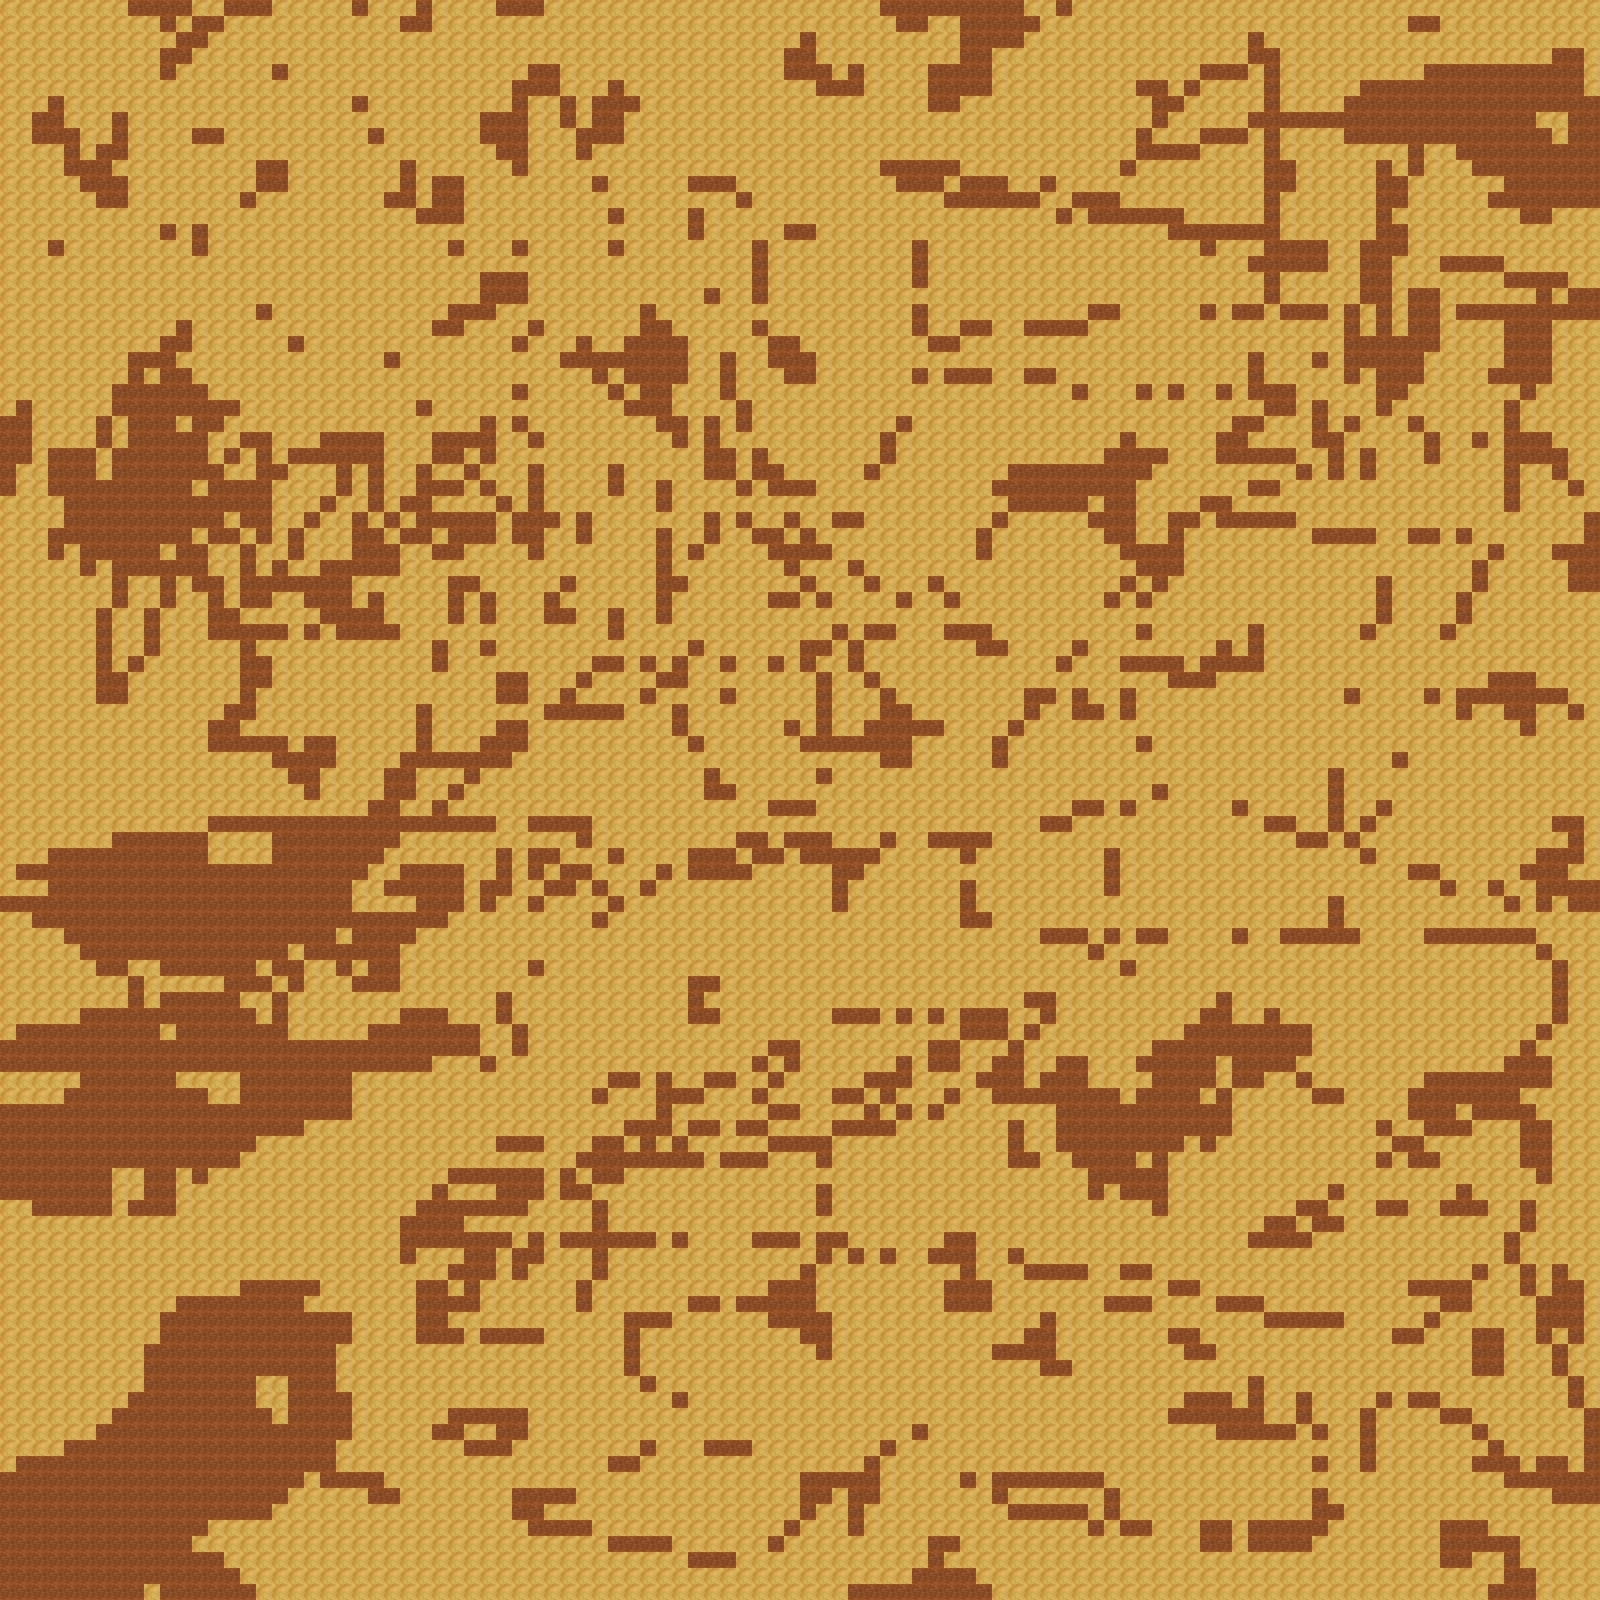

A 2D game scene composited from a Tiled map and its tileset images. What follows is a short description and the map's XML, with each tile layer's data collapsed to a summary:
An orthogonal 100x100 tile map with 16x16 px tiles, 1 tile layer (tile_layer1), 1 hidden layer not drawn.

<map version="1.2" tiledversion="1.2.4" orientation="orthogonal" renderorder="right-down" width="100" height="100" tilewidth="16" tileheight="16" infinite="0" nextlayerid="3" nextobjectid="1">
 <tileset firstgid="1" name="my_tiles" tilewidth="32" tileheight="32" tilecount="5" columns="0">
  <grid orientation="orthogonal" width="1" height="1" />
  <tile id="10">
   <image width="16" height="16" source="rocks.png" />
  </tile>
  <tile id="11">
   <image width="16" height="16" source="sand.png" />
  </tile>
  <tile id="12">
   <image width="32" height="32" source="sssr_angle_transp.png" />
  </tile>
  <tile id="15">
   <image width="32" height="32" source="top_right_angle.png" />
  </tile>
  <tile id="16">
   <image width="32" height="32" source="horizontal.png" />
  </tile>
 </tileset>
 <layer id="1" name="tile_layer1" width="100" height="100">
  <data>[10000 cells, 10000 non-empty, 2 distinct tile ids]</data>
 </layer>
 <layer id="2" name="tile_layer2" width="100" height="100" visible="0">
  <data>[10000 cells, 14 non-empty, 3 distinct tile ids]</data>
 </layer>
</map>